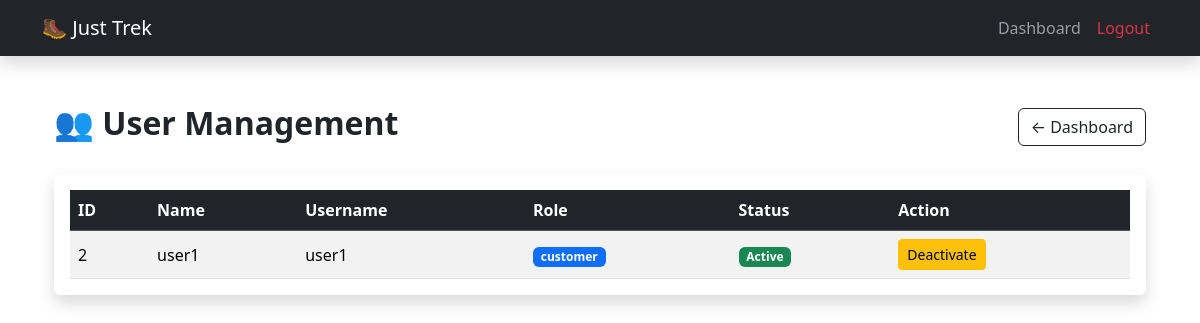
The app's page /admin/view_users (signed in), older data.
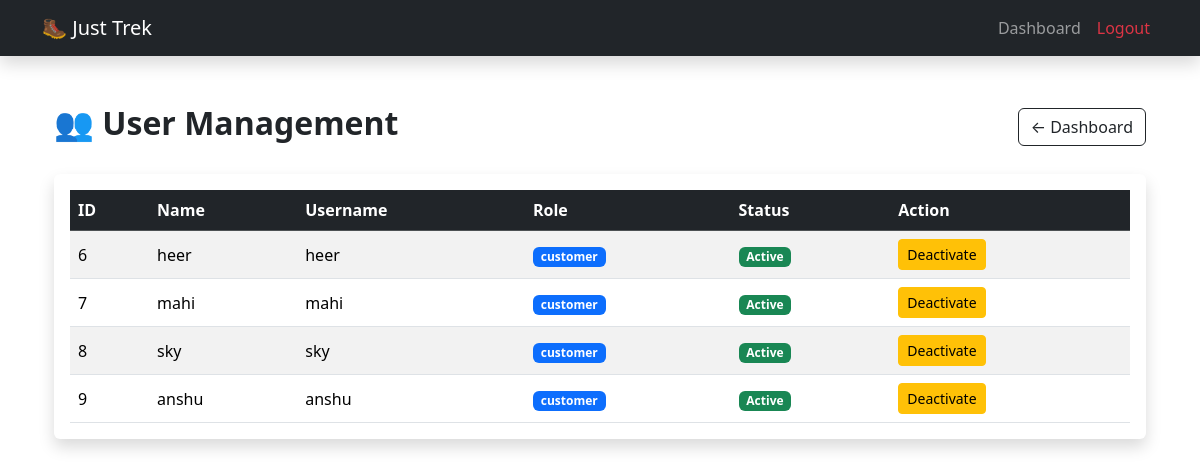
The same page, newer data.
### models.py (models this page shows, shortened)
class User(db.Model):
    __tablename__ = "users"
    id = db.Column(db.Integer, primary_key=True)
    username = db.Column(db.String(50), unique=True, nullable=False)
    passhash = db.Column(db.String(200), nullable=False)
    name = db.Column(db.String(50), nullable=False)
    role = db.Column(db.String(20), nullable=False)
    approved = db.Column(db.Boolean, default=False)
    active = db.Column(db.Boolean, default=True)
    bookings = db.relationship("Booking", backref="user", lazy=True)
    staff_profile = db.relationship("StaffProfile",backref="user",uselist=False,cascade="all, delete-orphan")
    @property
    def password(self):
        raise AttributeError("Password is not a readable attribute")

### routes.py (the view)
@main.route("/admin/view_users")
def view_users():
    if session.get("role") != "admin":
        flash("Access Denied!")
        return redirect(url_for("main.login"))
    users = User.query.filter_by(role="customer").all()
    return render_template(
        "admin/view_users.html",
        users=users
    )

### templates/admin/view_users.html (shortened to what this page needs)
{% extends "base.html" %}
{% block content %}
<div class="container mt-5">
    <div class="d-flex justify-content-between align-items-center mb-4">
        <h2 class="fw-bold">👥 User Management</h2>
        <a href="{{ url_for('main.admin_dashboard') }}"
           class="btn btn-outline-dark">
            ← Dashboard
        </a>
    </div>
    <div class="card shadow border-0">
        <div class="card-body">
            <table class="table table-hover table-striped align-middle mb-0">
                <thead class="table-dark">
                    <tr>
                        <th>ID</th>
                        <th>Name</th>
                        <th>Username</th>
                        <th>Role</th>
                        <th>Status</th>
                        <th>Action</th>
                    </tr>
                </thead>
                <tbody>
                {% for user in users %}
                    <tr>
                        <td>{{ user.id }}</td>
                        <td>{{ user.name }}</td>
                        <td>{{ user.username }}</td>
                        <td>
                            <span class="badge bg-primary">
                                {{ user.role }}
                            </span>
                        </td>
                        <td>
                            {% if user.active %}
                                <span class="badge bg-success">
                                    Active
                                </span>
                            {% else %}
                                <span class="badge bg-danger">
                                    Inactive
                                </span>
                            {% endif %}
                        </td>
                        <td>
                            {% if user.active %}
                                <a href="{{ url_for('main.deactivate_user', user_id=user.id) }}"
                                   class="btn btn-warning btn-sm"
                                   onclick="return confirm('Deactivate this user?')">
                                    Deactivate
                                </a>
                            {% else %}
                                <span class="text-muted">
                                    Already Inactive
                                </span>
                            {% endif %}
                        </td>
                    </tr>
                {% endfor %}
                </tbody>
            </table>
        </div>
    </div>
</div>
{% endblock %}

### templates/base.html (shortened to what this page needs)
<!DOCTYPE html>
<html lang="en">
<head>
    <link href="https://cdn.jsdelivr.net/npm/bootstrap@5.3.8/dist/css/bootstrap.min.css"
          rel="stylesheet">
</head>
<body>
    {% include 'nav-auth.html' %}
    <div class="container mt-4">
        {% block content %}
        {% endblock %}
    </div>
</body>

### templates/nav-auth.html (shortened to what this page needs)
<nav class="navbar navbar-expand-lg navbar-dark bg-dark shadow">
    <div class="container">
        {% if "user_id" not in session %}
            <a class="navbar-brand" href="{{ url_for('main.login') }}">
                🥾 Just Trek
            </a>
        {% elif session["role"] == "admin" %}
            <a class="navbar-brand" href="{{ url_for('main.admin_dashboard') }}">
                🥾 Just Trek
            </a>
        {% elif session["role"] == "staff" %}
            <a class="navbar-brand" href="{{ url_for('main.staff_dashboard') }}">
                🥾 Just Trek
            </a>
        {% else %}
            <a class="navbar-brand" href="{{ url_for('main.user_dashboard') }}">
                🥾 Just Trek
            </a>
        {% endif %}
        <div class="collapse navbar-collapse" id="navbarNav">
            <ul class="navbar-nav ms-auto">
                {% if "user_id" not in session %}
                    <li class="nav-item">
                        <a class="nav-link" href="{{ url_for('main.login') }}">
                            Login
                        </a>
                    </li>
                    <li class="nav-item">
                        <a class="nav-link" href="{{ url_for('main.register') }}">
                            Register
                        </a>
                    </li>
                {% elif session["role"] == "admin" %}
                    <li class="nav-item">
                        <a class="nav-link" href="{{ url_for('main.admin_dashboard') }}">
                            Dashboard
                        </a>
                    </li>
                    <li class="nav-item">
                        <a class="nav-link text-danger"
                           href="{{ url_for('main.logout') }}">
                            Logout
                        </a>
                    </li>
                {% endif %}
            </ul>
        </div>
    </div>
</nav>

Row changes from the older to the newer data that the page shows:
removed User: id "2", name "user1", username "user1", role "customer", active "Active"
added User: id "6", name "heer", username "heer", role "customer", active "Active"
added User: id "7", name "mahi", username "mahi", role "customer", active "Active"
added User: id "8", name "sky", username "sky", role "customer", active "Active"
added User: id "9", name "anshu", username "anshu", role "customer", active "Active"
